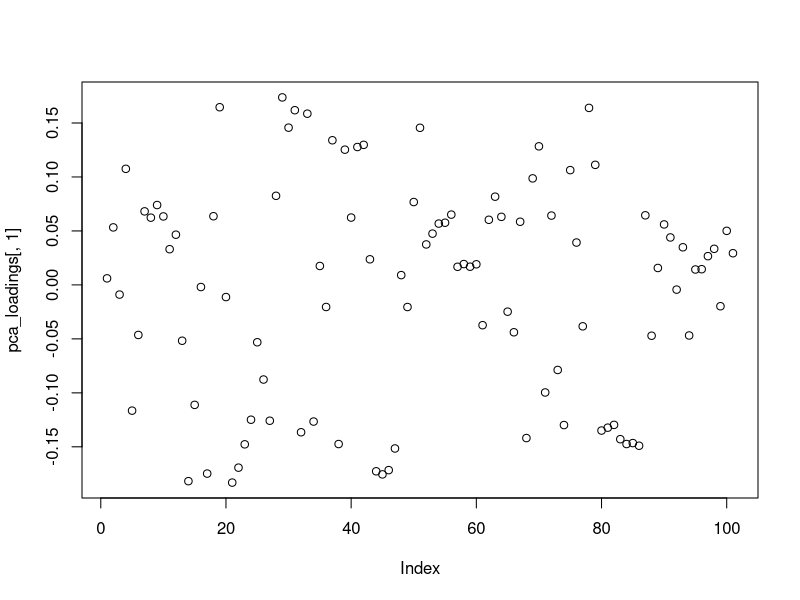

This figure's R source: (Note: this script raises an error after producing the figure.)
library(ggplot2)
# Task 1
dataset_communities = read.csv("communities.csv")
dataset_communities[,-101] = scale(dataset_communities[,-101])
scaled_dataset = as.matrix(dataset_communities)
# Finding covarience matrix of features
covarience_matrix = cov(dataset_communities)
# Finding eigen vectors and values of covarience matrix which are 
# the principle components and the varience of data projected to the principle components 
eigen = eigen(covarience_matrix)
eigen_vectors = as.matrix(eigen$vectors)
# Printing cummulative sum of contribution of eigen values
print(cumsum(eigen$values/sum(eigen$values)))
tranformed_data = scaled_dataset %*% eigen_vectors

# Task 2
pca_res = princomp(scaled_dataset)
summary(pca_res)
pca_loadings = as.data.frame.matrix(pca_res$loadings)
# plotting PC1 Scores
plot(pca_loadings[,1])

# Finding features in PC1 that contribute more than 0.1 
pca_eigen_vector = as.data.frame.matrix(pca_res$loadings)
pc1 = as.data.frame(pca_eigen_vector[,1] , row.names = row.names(pca_eigen_vector))
row.names(pc1)[which(abs(pc1[,1])>0.1)]

# Finding five feature that contribute most in PC1 and printing their values
highest_contributors_pc1 = tail(sort(unlist(abs(pc1), use.names = FALSE)), 5)
row.names(pc1)[which(abs(pc1[,1]) %in% highest_contributors_pc1)]
unlist(pc1, use.names = FALSE)[which(abs(pc1[,1]) %in% highest_contributors_pc1)]

# Finding five feature that contribute most in PC2
pc2 = as.data.frame(pca_eigen_vector[,2] , row.names = row.names(pca_eigen_vector))
highest_contributors_pc2 = tail(sort(unlist(abs(pc2), use.names = FALSE)), 6)
row.names(pc2)[which(abs(pc2[,1]) %in% highest_contributors_pc2)]
unlist(pc2, use.names = FALSE)[which(abs(pc2[,1]) %in% highest_contributors_pc2)]

# Plotting PC scores in the coordiantes of PC1 and PC2
pca_scores$ViolentCrimesPerPop <- dataset_communities$ViolentCrimesPerPop
ggplot(data = pca_scores, aes(x = Comp.1, y = Comp.2, color = ViolentCrimesPerPop)) +
  geom_point(aes(alpha = 1)) + 
  scale_color_gradient(low="green", high="red")

# Task 3
# Scaling responce 
dataset_communities[,101] = scale(dataset_communities[,101])
# Splitting scaled data to 50% training and 50% test
n <- dim(dataset_communities)[1]
set.seed(12345)
id <- sample(1:n, floor(n*0.5))
train_dataset <- data.frame(dataset_communities[id,])
test_dataset <- data.frame(dataset_communities[-id,])
# Training Linear Regression Model
linearRegression_model <- lm(ViolentCrimesPerPop~.,data = train_dataset)
summary(linearRegression_model)

# Function to compute Mean Sqaured Error
mse <- function(prediction, datatset)
{
  return(mean((datatset$ViolentCrimesPerPop - prediction) ^ 2))
}

train_error_linearRegression_model = mse(predict(linearRegression_model), train_dataset)
test_error_linearRegression_model = mse(predict(linearRegression_model, test_dataset), test_dataset)

print(train_error_linearRegression_model)
print(test_error_linearRegression_model)
print(min(test_dataset$ViolentCrimesPerPop))


# Task 4
train_error_iteration = list()
test_error_iteration = list()
count <- 0

theta_optim <- matrix(0, nrow = 100, ncol = 1)
min_mse_test <- 10
# defining Cost function and storing training and test errors
costFunction <- function(theta, data)
{
  count <<- count + 1
  
  # computing cost based on prediction of current theta
  input_data = as.matrix(data[,-101])
  prediction = input_data %*% theta
  cost = mean((prediction - data[,101])^2)
  
  # computing and storing train and test errors based on current theta
  prediction_train = as.matrix(train_dataset[,-101]) %*% theta
  prediction_test = as.matrix(test_dataset[,-101]) %*% theta
  
  train_error_iteration[count] <<- mse(prediction_train, train_dataset)
  test_error_iteration[count] <<- mse(prediction_test, test_dataset)
  
  # storing theta having minimum value of test set mean squared error
  if(mse(prediction_test, test_dataset) < min_mse_test)
  {
    min_mse_test <<- test_error_iteration[count]
    theta_optim <<- theta
  }

  return(cost)
}

# Using optim function to optimize for theta
theta = matrix(0, nrow = 100, ncol = 1)
optim_theta <- optim(par = theta,
                   fn = costFunction, 
                   data =train_dataset,
                   method="BFGS")

# Plotting dependance of training and test error of iterations
plot(x = c(501:length(train_error_iteration)), y=train_error_iteration[-(1:500)],  
     xlab = "Iterations", ylab = "Mean Squared Error", type = "l", col ="red", ylim=c(0,1))

lines(x = c(501:length(test_error_iteration)), y=test_error_iteration[-(1:500)],  
      xlab = "Iterations", ylab = "Mean Squared Error", type = "l", col ="blue", ylim=c(0,1))

legend("topright" , legend=c("Training Mean Squared error", "Test Squared error"), 
       col=c("red", "blue"), lty=1:1, cex=0.8)

min_value_testError = test_error_iteration[which.min(test_error_iteration)]
abline(h=min_value_testError, lty=3, col ="blue")

min_test_error_iteration = which.min(test_error_iteration)
print(min_test_error_iteration)

# Finding Predictions and computing mean square error for optimal model
prediction_train_optimalModel = as.matrix(train_dataset[,-101]) %*% theta_optim
prediction_test_optimalModel = as.matrix(test_dataset[,-101]) %*% theta_optim

train_error_optimalModel <- mse(prediction_train_optimalModel, train_dataset)
test_error_optimalModel <- mse(prediction_test_optimalModel, test_dataset)

print(train_error_optimalModel)
print(test_error_optimalModel)

